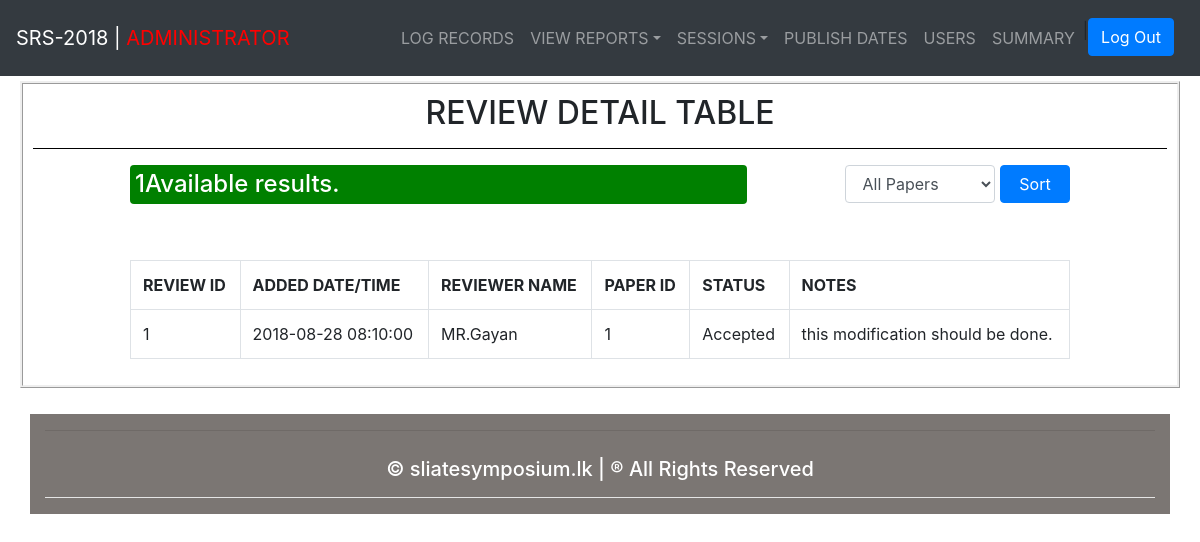
/admin/review_details.php (signed in), run on the app's committed database.
### tables this page shows
CREATE TABLE `review_details` (
  `reviewer_name` varchar(60) NOT NULL,
  `review_id` int(11) NOT NULL,
  `paper_id` int(20) NOT NULL,
  `added_date` datetime NOT NULL,
  `status` varchar(20) NOT NULL,
  `notes` varchar(200) NOT NULL
);

### admin/review_details.php (the view, shortened to what this page needs)
<?php 	require_once("includes/admin_header.php"); ?>
<?php   require_once("includes/admin_navbar.php"); ?>
<?php   require_once("../includes/connection.php") ?>
<?php
$errors=array();
 $list3 = '';
 if(!isset($_POST['status'])){
    $query5 = "SELECT * FROM review_details";
     $result_rev_dtl = mysqli_query($connection,$query5);
     if($result_rev_dtl){
             $errors=array();
             $errors[0] = "Available results.";
        if(mysqli_num_rows($result_rev_dtl)>0){
              $errors=array();
              $errors[0] = mysqli_num_rows($result_rev_dtl)."Available results.";
            while ($dataset3 = mysqli_fetch_assoc($result_rev_dtl)){
                $list3 .= "<tr>";
                $list3 .= "<td>{$dataset3['review_id']}</td>";
                $list3 .= "<td>{$dataset3['added_date']}</td>";
                $list3 .= "<td>{$dataset3['reviewer_name']}</td>";
                $list3 .= "<td>{$dataset3['paper_id']}</td>";
                $list3 .= "<td>{$dataset3['status']}</td>";
                $list3 .= "<td>{$dataset3['notes']}</td>";
                $list3 .= "</tr>";
            }
        }else{
          $errors=array();
          $errors[0]="There is not available results!";
        }
     }else{
      $errors=array();
       $errors[0] = "Query Error";
     }
 }
  ?>
<div style="padding-top: 75px">
<div class="container fluid padding" style=" padding: 5px">
	<div class="row">
		<div class="col-sm-1"></div>
		<div class="col-sm-12" style="border: ridge; padding: 10px">
			<h2 class="text-center">REVIEW DETAIL TABLE</h2>
			<hr style="background-color: black">
			<div class="row">
       		 	<div class="col-sm-1"></div>
          		<div class="col-sm-10" id="divtab">
                      <div class="row">
                        <div class="col-sm-8">
                          <h4 style="color: white;background-color: green; padding: 5px;border-radius: 4px"><?php  echo $errors[0];?></h4>
                        </div>
                        <div class="col-sm-4">
                          <form class="form-inline" method="post" action="review_details.php" style="float: right;">
                            <select class="form-control" name="status" id="sel1" style="min-width: 150px; max-width: 300px;">
                              <option value="all_papers">All Papers</option>
                            </select>&nbsp
                            <button class="btn btn-primary" type="submit" name="sort" style="width: 70px">Sort</button>
                          </form>
                        </div>
                      </div>
                      <br><br>
             <div class="table-responsive">
               <table class="table table-bordered">
                    <tr>
                    <th>REVIEW ID</th>
                    <th>ADDED DATE/TIME</th>
                    <th>REVIEWER NAME</th>
                    <th>PAPER ID</th>
                    <th>STATUS</th>
                    <th>NOTES</th>
                  </tr>
                <?php echo $list3; ?>
              </table>
             </div>
          		</div>
        		<div class="col-sm-1"></div>
      		</div>
		</div>
		<div class="col-sm-1"></div>
	</div>
</div>
</div>
 <?php require_once("includes/admin_footer.php"); ?>

### data on the page
review_details: review_id "1", added_date "2018-08-28 08:10:00", reviewer_name "MR.Gayan", paper "1", status "Accepted", notes "this modification should be done."

### other printed values
$errors[0] "1Available results."
